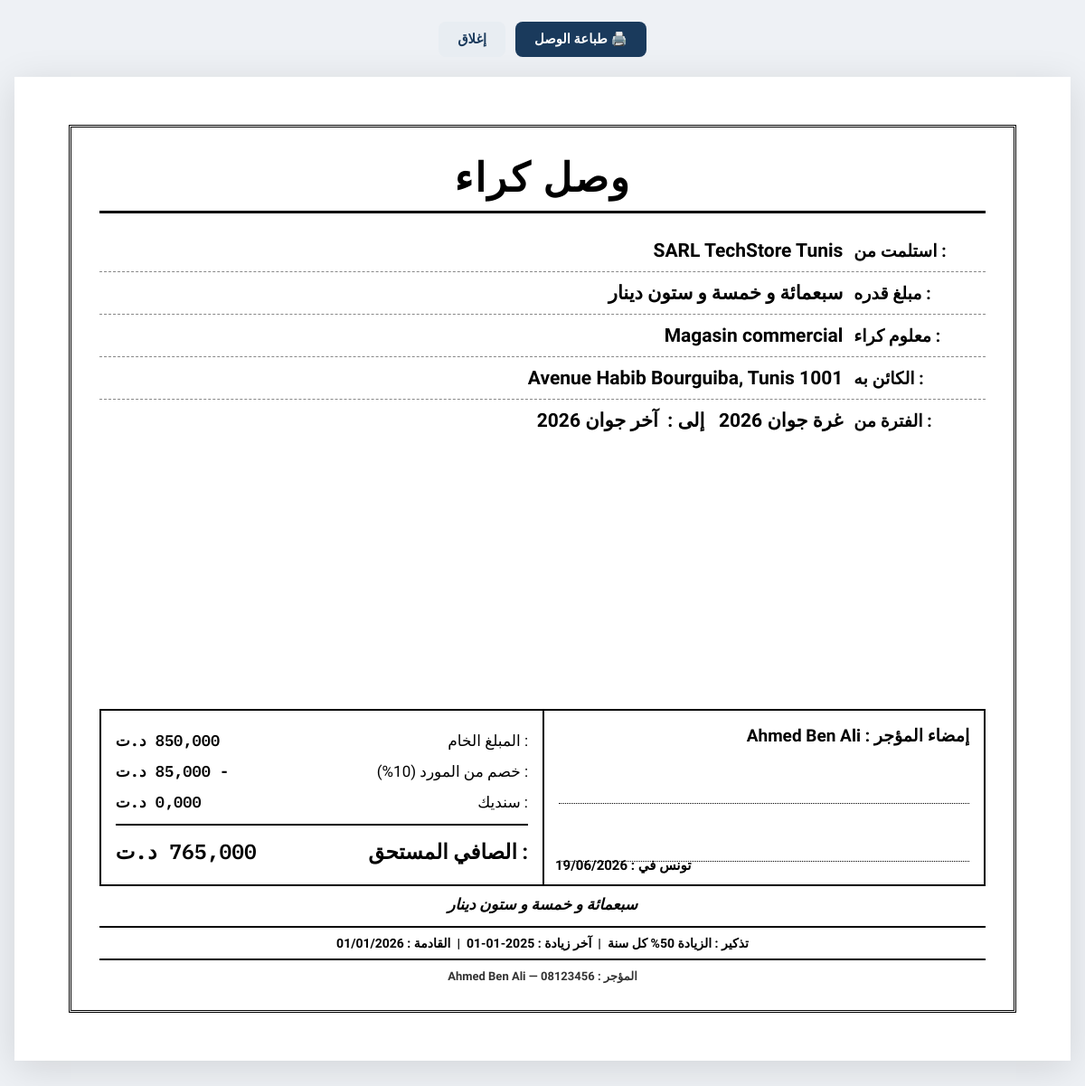
The page /modules/recu_generate.php?id=1 on the database its author committed.
### tables this page shows
CREATE TABLE IF NOT EXISTS `locataires` (
    `id`                         INT             NOT NULL AUTO_INCREMENT,
    `local_id`                   INT             NOT NULL,
    `nom`                        VARCHAR(255)    NOT NULL,
    `cin`                        VARCHAR(50)     NOT NULL DEFAULT '',
    `num_tel`                    VARCHAR(30)     NOT NULL DEFAULT '',
    `mf`                         VARCHAR(100)    NOT NULL DEFAULT '',
    `montant_mensuel`            DECIMAL(10,3)   NOT NULL DEFAULT 0.000,
    `frequence_paiement`         ENUM('mois','trimestre','semestre') NOT NULL DEFAULT 'mois',
    `retenue`                    TINYINT         NOT NULL DEFAULT 0,
    `augmentation_montant`       DECIMAL(10,3)   NOT NULL DEFAULT 0.000,
    `augmentation_periode`       ENUM('annee','deux_ans') NOT NULL DEFAULT 'annee',
    `type_local`                 VARCHAR(100)    NOT NULL DEFAULT '',
    `contrat_path`               VARCHAR(500)    DEFAULT NULL,
    `date_debut`                 DATE            NOT NULL,
    `date_derniere_augmentation` DATE            DEFAULT NULL,
    `actif`                      TINYINT         NOT NULL DEFAULT 1,
    `note`                       TEXT            DEFAULT NULL,
    `charges_additionnelles`     TEXT            DEFAULT NULL,
    `created_at`                 DATETIME        NOT NULL DEFAULT CURRENT_TIMESTAMP,
    PRIMARY KEY (`id`),
    CONSTRAINT `fk_locataire_local`
        FOREIGN KEY (`local_id`) REFERENCES `locaux`(`id`)
        ON DELETE RESTRICT ON UPDATE CASCADE
);

CREATE TABLE IF NOT EXISTS `locaux` (
    `id`                   INT           NOT NULL AUTO_INCREMENT,
    `nom_local`            VARCHAR(255)  NOT NULL,
    `adresse`              TEXT          NOT NULL,
    `proprietaire`         VARCHAR(255)  NOT NULL,
    `cin_mf_proprietaire`  VARCHAR(100)  NOT NULL DEFAULT '',
    `document_path`        VARCHAR(500)  DEFAULT NULL,
    `created_at`           DATETIME      NOT NULL DEFAULT CURRENT_TIMESTAMP,
    PRIMARY KEY (`id`)
);

### modules/recu_generate.php (the view, shortened to what this page needs)
<?php
$pdo = getPDO();
$id  = (int)($_GET['id'] ?? 0);
$moisParam = $_GET['mois'] ?? date('Y-m');
[$year, $month] = array_map('intval', explode('-', $moisParam));
$st = $pdo->prepare(
    "SELECT l.*, loc.nom_local, loc.adresse, loc.proprietaire, loc.cin_mf_proprietaire
     FROM locataires l JOIN locaux loc ON l.local_id = loc.id
     WHERE l.id = ?"
);
$st->execute([$id]);
$l = $st->fetch();
switch ($l['frequence_paiement']) {
    default:          $mult = 1; break;
}
$brut  = round((float)$l['montant_mensuel'] * $mult, 3);
$taux  = (int)$l['retenue'];
$ret   = round($brut * $taux / 100, 3);
$syndic = 0.000;
$net   = round($brut - $ret - $syndic, 3);
$months_ar_tbl = [
    1=>'جانفي',2=>'فيفري',3=>'مارس',4=>'أفريل',5=>'ماي',6=>'جوان',
    7=>'جويلية',8=>'أوت',9=>'سبتمبر',10=>'أكتوبر',11=>'نوفمبر',12=>'ديسمبر'
];
switch ($l['frequence_paiement']) {
    case 'mois':
        $debut = new DateTime(sprintf('%04d-%02d-01', $year, $month));
        $fin   = (clone $debut)->modify('last day of this month');
        break;
}
function dayAr(int $day, DateTime $dt): string {
    $last = (int)(clone $dt)->modify('last day of this month')->format('d');
    if ($day === 1)    return 'غرة';
    if ($day === $last) return 'آخر';
    return (string)$day;
}
$debutAr = dayAr((int)$debut->format('d'), $debut) . ' ' . $months_ar_tbl[(int)$debut->format('m')] . ' ' . $debut->format('Y');
$finAr   = dayAr((int)$fin->format('d'), $fin)     . ' ' . $months_ar_tbl[(int)$fin->format('m')]   . ' ' . $fin->format('Y');
$prochAug = null;
if ($l['date_derniere_augmentation']) {
    $lastA = new DateTime($l['date_derniere_augmentation']);
    $prochAug = (clone $lastA)->modify($l['augmentation_periode'] === 'deux_ans' ? '+2 years' : '+1 year')->format('d/m/Y');
}
$titre = 'وصل كراء';
?>
<!DOCTYPE html>
<html lang="ar" dir="rtl">
<head>
  <link rel="stylesheet" href="../assets/css/recu.css">
</head>
<body>
<div class="no-print">
  <button class="btn-print" onclick="window.print()">🖨️ طباعة الوصل</button>
  <button class="btn-close" onclick="window.close()">إغلاق</button>
</div>
<div class="receipt">
  <div class="receipt-frame">
    <h1 class="receipt-title"><?= htmlspecialchars($titre) ?></h1>
    <div>
      <div class="receipt-row">
        <span class="label">: استلمت من</span>
        <span class="value"><?= htmlspecialchars($l['nom']) ?></span>
      </div>
      <div class="receipt-row">
        <span class="label">: مبلغ قدره</span>
        <span class="value" id="lettres_body">—</span>
      </div>
      <div class="receipt-row">
        <span class="label">: معلوم كراء</span>
        <span class="value"><?= htmlspecialchars($l['type_local']) ?></span>
      </div>
      <div class="receipt-row">
        <span class="label">: الكائن به</span>
        <span class="value"><?= htmlspecialchars($l['adresse']) ?></span>
      </div>
      <div class="receipt-row">
        <span class="label">: الفترة من</span>
        <span class="value">
          <?= htmlspecialchars($debutAr) ?> &nbsp;&nbsp; <strong>إلى :</strong> &nbsp; <?= htmlspecialchars($finAr) ?>
        </span>
      </div>
    </div>
    <div class="receipt-bottom">
      <div class="receipt-signature">
        <div class="sig-title">
          إمضاء المؤجر : <span class="owner-name"><?= htmlspecialchars($l['proprietaire']) ?></span>
        </div>
        <div class="signature-line"></div>
        <div class="signature-line"></div>
        <div class="sig-date">تونس في : <?= date('d/m/Y') ?></div>
      </div>
      <div class="receipt-calc">
        <div class="calc-row">
          <span>: المبلغ الخام</span>
          <span class="calc-amount"><?= number_format($brut, 3, ',', ' ') ?> د.ت</span>
        </div>
        <?php if ($taux > 0): ?>
        <div class="calc-row">
          <span>: خصم من المورد (<?= $taux ?>%)</span>
          <span class="calc-amount">- <?= number_format($ret, 3, ',', ' ') ?> د.ت</span>
        </div>
        <?php endif; ?>
        <div class="calc-row">
          <span>: سنديك</span>
          <span class="calc-amount"><?= number_format($syndic, 3, ',', ' ') ?> د.ت</span>
        </div>
        <div class="calc-divider"></div>
        <div class="calc-row calc-total">
          <span>: الصافي المستحق</span>
          <span class="calc-amount"><?= number_format($net, 3, ',', ' ') ?> د.ت</span>
        </div>
      </div>
    </div>
    <div class="receipt-lettres" id="lettres_footer">—</div>
    <?php if ((float)$l['augmentation_montant'] > 0): ?>
    <div class="receipt-reminder">
      تذكير : الزيادة <?= number_format((float)$l['augmentation_montant'], 0) ?>%
      كل <?= $l['augmentation_periode'] === 'deux_ans' ? 'سنتين' : 'سنة' ?>
      &nbsp;|&nbsp; آخر زيادة : <?= htmlspecialchars($l['date_derniere_augmentation'] ?? '—') ?>
      &nbsp;|&nbsp; القادمة : <?= htmlspecialchars($prochAug ?? '—') ?>
    </div>
    <?php endif; ?>
    <div class="receipt-footer-info">
      المؤجر : <?= htmlspecialchars($l['proprietaire']) ?> — <?= htmlspecialchars($l['cin_mf_proprietaire']) ?>
    </div>
  </div>
</div>
</body>
</html>

### assets/css/recu.css (style rules this page uses)
* { box-sizing: border-box; margin: 0; padding: 0; }
body { font-family: 'Amiri', 'IBM Plex Sans Arabic', serif; background: #eef1f5; padding: 24px 16px 48px; direction: rtl; }
.no-print { display: flex; gap: .7rem; justify-content: center; margin-bottom: 22px; }
.no-print button { font-family: 'IBM Plex Sans Arabic', sans-serif; font-size: .92rem; font-weight: 600; padding: .65rem 1.3rem; border: none; border-radius: 8px; cursor: pointer; transition: opacity .15s ease, transform .15s ease; }
.btn-print { background: #1a3a5c; color: #fff; }
.btn-close { background: #e8edf2; color: #1a3a5c; }
.receipt { background: #ffffff; color: #000000; width: 100%; max-width: 100%; min-height: 210mm; margin: 0 auto; padding: 14mm 16mm; box-sizing: border-box; direction: rtl; text-align: right; box-shadow: 0 8px 40px rgba(0, 0, 0, .12); }
.receipt, .receipt-frame { page-break-inside: avoid; }
.receipt-frame { border: 3px double #000; padding: 8mm; min-height: 260mm; display: flex; flex-direction: column; }
.receipt-title { text-align: center; font-size: 44px; font-weight: 700; letter-spacing: .04em; padding-bottom: 10px; border-bottom: 3px solid #000; margin-bottom: 18px; font-family: 'Amiri', serif; color: #000; }
.receipt-row { display: grid; grid-template-columns: minmax(140px, auto) 1fr; gap: 0 12px; align-items: baseline; padding: 11px 6px; border-bottom: 1px dashed #888; font-size: 19px; direction: rtl; }
.receipt-row:last-child { border-bottom: none; }
.receipt-row .label { justify-self: end; font-weight: 700; white-space: nowrap; color: #000; text-align: right; }
.receipt-row .value { justify-self: start; min-width: 0; display: flex; align-items: center; justify-content: flex-end; text-align: right; font-size: 21px; font-weight: 600; color: #000; padding-left: 8px; }
.receipt-bottom { display: grid; grid-template-columns: 1fr 1fr; border: 2px solid #000; margin-top: auto; }
.receipt-signature { border-left: 2px solid #000; padding: 16px; display: flex; flex-direction: column; }
.receipt-signature { min-height: 150px; position: relative; }
.receipt-signature .sig-date { position: absolute; left: 12px; bottom: 12px; }
.receipt-signature .sig-title { font-size: 19px; font-weight: 700; color: #000; }
.receipt-signature .sig-title .owner-name { font-weight: 600; }
.sig-date { margin-top: auto; text-align: left; font-size: 15px; font-weight: 700; color: #000; }
.signature-line { border-bottom: 1.5px dotted #000; height: 48px; margin-top: 16px; }
.receipt-calc { padding: 16px; }
.calc-row { display: flex; justify-content: space-between; align-items: baseline; padding: 6px 0; font-size: 17px; color: #000; }
.calc-row .calc-amount { font-family: 'IBM Plex Mono', monospace; font-weight: 600; }
.calc-divider { border-top: 2.5px solid #000; margin: 7px 0; }
.calc-total { font-size: 23px; font-weight: 800; }
.receipt-lettres { text-align: center; font-size: 17px; font-weight: 700; font-style: italic; padding: 10px 6px 0; color: #000; }
.receipt-reminder { text-align: center; font-size: 14px; font-weight: 600; padding: 9px; border-top: 2px solid #000; border-bottom: 2px solid #000; margin-top: 14px; color: #000; }
.receipt-footer-info { text-align: center; font-size: 13px; font-weight: 600; padding-top: 10px; color: #333; }

### rows shown on the page
locataires: nom "SARL TechStore Tunis", type_local "Magasin commercial", local.adresse "Avenue Habib Bourguiba, Tunis 1001", local.proprietaire "Ahmed Ben Ali", brut "850,000", retenue "10", ret "85,000", net "765,000", augmentation_montant "50", date_derniere_augmentation "2025-01-01", prochAug "01/01/2026", local.cin_mf_proprietaire "08123456"

### other values the page prints
$titre "وصل كراء"
$finAr "آخر جوان 2026"
$syndic "0,000"
